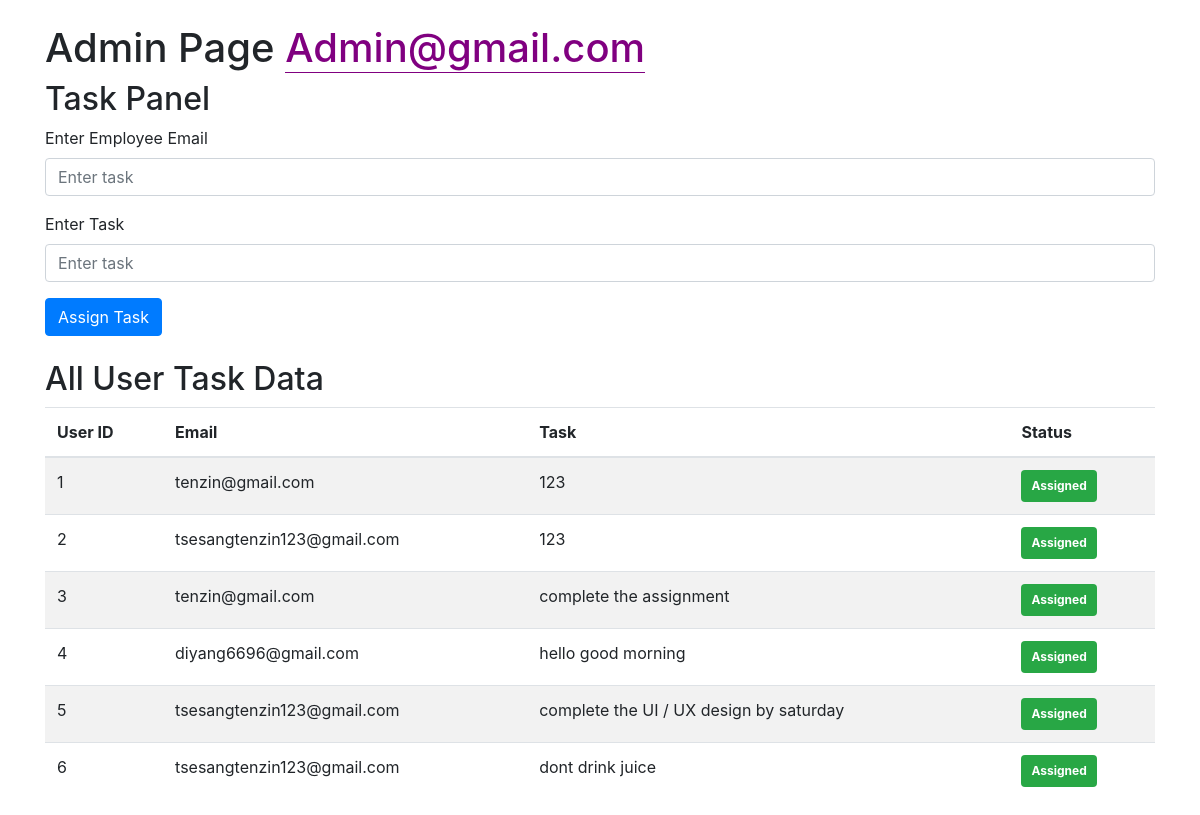
The app's page /get_all_data with its own data.
### tables this page shows
CREATE TABLE TaskList (
                taskid INTEGER PRIMARY KEY AUTOINCREMENT,
                email TEXT,
                task TEXT,
                task_completed BOOLEAN
            );

### app.py (the view)
@app.route('/get_all_data')
def get_all_data():
    db = get_db()
    cursor = db.cursor()
    cursor.execute('SELECT * FROM TaskList')
    data = cursor.fetchall()
    cursor.close()
    db.close()
    return render_template('adminpage.html', data=data)

### app.py (called while the page is built)
def get_db():
    if 'db' not in g:
        g.db = sqlite3.connect(app.config['DATABASE'])
        g.db.row_factory = sqlite3.Row
    return g.db

### templates/adminpage.html (shortened to what this page needs)
<!DOCTYPE html>
<html lang="en">
<head>
    <link rel="stylesheet" href="https://maxcdn.bootstrapcdn.com/bootstrap/4.5.2/css/bootstrap.min.css">
</head>
<body>
    <div class="container">
        <h1 class="mt-4">Admin Page <span style="color: purple; border-bottom: 1px solid purple;">Admin@gmail.com</span></h1>
        <h2>Task Panel</h2>
        <form action="/admin" method="POST">
            <div class="form-group">
                <label for="email">Enter Employee Email</label>
                <input type="email" class="form-control" name="email" placeholder="Enter task">
            </div>
            <div class="form-group">
                <label for="task">Enter Task</label>
                <input type="text" class="form-control" name="task" placeholder="Enter task">
            </div>
            <button type="submit" class="btn btn-primary">Assign Task</button>
        </form>
        <h2 class="mt-4">All User Task Data</h2>
        <table class="table table-striped">
            <thead>
                <tr>
                    <th>User ID</th>
                    <th>Email</th>
                    <th>Task</th>
                    <th>Status</th>
                </tr>
            </thead>
            <tbody>
                {% for row in data %}
                <tr>
                    <td>{{ row.taskid }}</td>
                    <td>{{ row.email }}</td>
                    <td>{{ row.task }}</td>
                    <td>
                        <span class="badge badge-success" style="padding: 10px;">Assigned</span>
                    </td>
                </tr>
                {% endfor %}
            </tbody>
        </table>
    </div>
</body>
</html>

### records on screen
TaskList: taskid "1", email "tenzin@gmail.com", task "123"
TaskList: taskid "2", email "tsesangtenzin123@gmail.com", task "123"
TaskList: taskid "3", email "tenzin@gmail.com", task "complete the assignment"
TaskList: taskid "4", email "diyang6696@gmail.com", task "hello good morning"
TaskList: taskid "5", email "tsesangtenzin123@gmail.com", task "complete the UI / UX design by saturday"
TaskList: taskid "6", email "tsesangtenzin123@gmail.com", task "dont drink juice"
